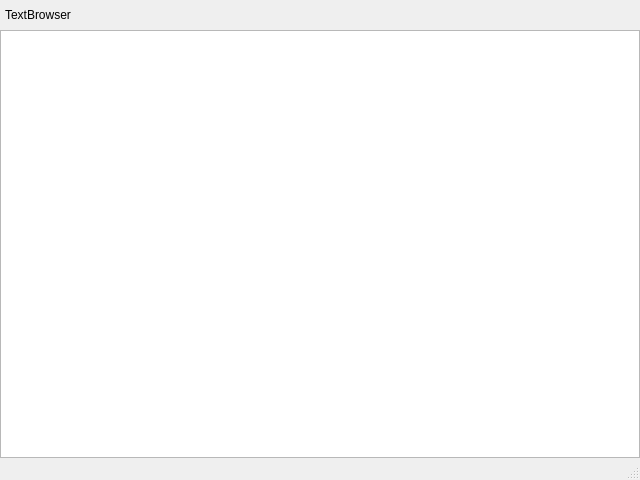
<?xml version="1.0" encoding="UTF-8"?>
<ui version="4.0">
 <class>main</class>
 <widget class="QMainWindow" name="main">
  <property name="geometry">
   <rect>
    <x>0</x>
    <y>0</y>
    <width>640</width>
    <height>480</height>
   </rect>
  </property>
  <property name="windowTitle">
   <string>TextBrowser</string>
  </property>
  <widget class="QWidget" name="centralwidget">
   <layout class="QGridLayout" name="gridLayout">
    <property name="sizeConstraint">
     <enum>QLayout::SetMinimumSize</enum>
    </property>
    <property name="leftMargin">
     <number>0</number>
    </property>
    <property name="topMargin">
     <number>0</number>
    </property>
    <property name="rightMargin">
     <number>0</number>
    </property>
    <property name="bottomMargin">
     <number>0</number>
    </property>
    <property name="spacing">
     <number>0</number>
    </property>
    <item row="0" column="4">
     <widget class="QPushButton" name="minimize">
      <property name="sizePolicy">
       <sizepolicy hsizetype="Fixed" vsizetype="Fixed">
        <horstretch>0</horstretch>
        <verstretch>0</verstretch>
       </sizepolicy>
      </property>
      <property name="minimumSize">
       <size>
        <width>30</width>
        <height>30</height>
       </size>
      </property>
      <property name="maximumSize">
       <size>
        <width>30</width>
        <height>30</height>
       </size>
      </property>
      <property name="text">
       <string/>
      </property>
      <property name="flat">
       <bool>true</bool>
      </property>
     </widget>
    </item>
    <item row="0" column="3">
     <widget class="QPushButton" name="hide">
      <property name="sizePolicy">
       <sizepolicy hsizetype="Fixed" vsizetype="Fixed">
        <horstretch>0</horstretch>
        <verstretch>0</verstretch>
       </sizepolicy>
      </property>
      <property name="minimumSize">
       <size>
        <width>30</width>
        <height>30</height>
       </size>
      </property>
      <property name="maximumSize">
       <size>
        <width>30</width>
        <height>30</height>
       </size>
      </property>
      <property name="text">
       <string/>
      </property>
      <property name="flat">
       <bool>true</bool>
      </property>
     </widget>
    </item>
    <item row="0" column="2">
     <spacer name="horizontalSpacer">
      <property name="orientation">
       <enum>Qt::Horizontal</enum>
      </property>
      <property name="sizeHint" stdset="0">
       <size>
        <width>40</width>
        <height>20</height>
       </size>
      </property>
     </spacer>
    </item>
    <item row="0" column="1">
     <widget class="QLabel" name="title">
      <property name="text">
       <string>TextBrowser</string>
      </property>
     </widget>
    </item>
    <item row="0" column="5">
     <widget class="QPushButton" name="close">
      <property name="sizePolicy">
       <sizepolicy hsizetype="Fixed" vsizetype="Fixed">
        <horstretch>0</horstretch>
        <verstretch>0</verstretch>
       </sizepolicy>
      </property>
      <property name="minimumSize">
       <size>
        <width>30</width>
        <height>30</height>
       </size>
      </property>
      <property name="maximumSize">
       <size>
        <width>30</width>
        <height>30</height>
       </size>
      </property>
      <property name="text">
       <string/>
      </property>
      <property name="flat">
       <bool>true</bool>
      </property>
     </widget>
    </item>
    <item row="1" column="0" colspan="5">
     <widget class="QMenuBar" name="menubar">
      <property name="nativeMenuBar">
       <bool>true</bool>
      </property>
     </widget>
    </item>
    <item row="0" column="0">
     <spacer name="horizontalSpacer_2">
      <property name="orientation">
       <enum>Qt::Horizontal</enum>
      </property>
      <property name="sizeType">
       <enum>QSizePolicy::Fixed</enum>
      </property>
      <property name="sizeHint" stdset="0">
       <size>
        <width>5</width>
        <height>20</height>
       </size>
      </property>
     </spacer>
    </item>
    <item row="2" column="0" colspan="6">
     <widget class="QTextEdit" name="text"/>
    </item>
   </layout>
  </widget>
  <widget class="QStatusBar" name="statusBar"/>
 </widget>
 <resources/>
 <connections/>
</ui>
